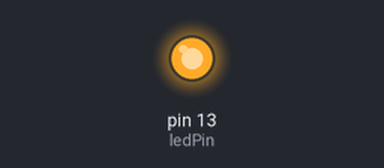
This sketch was run on a simulated Arduino Uno, built with avr-gcc and run on an emulated ATmega328P. Shown: output pins drawn as LEDs (lit = HIGH). EEPROM starts erased; what the sketch prints to the serial monitor is not drawn.

Above: at 1.5 s.
At 6.0 s:
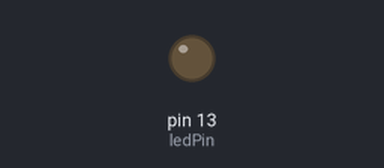
Timing chart, 0 to 7.7 s (numbered marks = the images above):
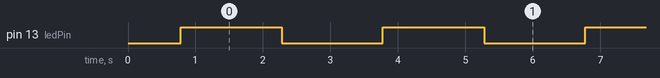

Measured:
- by itself, pin 13 (ledPin): alternates HIGH for 1.5 s and LOW for 1.5 s

The sketch:

grblWrite_BuildInfo.ino
```cpp
// (licence header left out)
#include <avr/pgmspace.h>
#include <EEPROM.h>

#define SERIAL_BAUD_RATE 115200
#define LINE_LENGTH 80U    // Grbl line length
#define BYTE_LOCATION 942U // Grbl build info EEPROM address.


// ----- CHANGE THIS LINE -----

char build_info_line[LINE_LENGTH] = "Testing123.";

// -----------------------------


uint8_t status = false;
int ledPin = 13;                 // LED connected to digital pin 13

void setup() {
  Serial.begin(SERIAL_BAUD_RATE);
  delay(500);

  uint32_t address = BYTE_LOCATION;
  uint32_t size = LINE_LENGTH;
  char *write_pointer = (char*)build_info_line;
  uint8_t write_checksum = 0;
  for (; size>0; size--) {
    write_checksum = (write_checksum << 1) || (write_checksum >> 7);
    write_checksum += *write_pointer;
    EEPROM.put(address++, *(write_pointer++));
  }
  EEPROM.put(address,write_checksum);

  Serial.print(F("-> Writing line to EEPROM: '"));
  Serial.print(build_info_line);
  Serial.print(F("'\n\r-> Write checksum: "));
  Serial.println(write_checksum,DEC);

  size = LINE_LENGTH;
  address = BYTE_LOCATION;
  uint8_t data = 0;
  char read_line[LINE_LENGTH];
  char *read_pointer = (char*)read_line;
  uint8_t read_checksum = 0;
  uint8_t stored_checksum = 0;
  for(; size > 0; size--) {
    data = EEPROM.read(address++);
    read_checksum = (read_checksum << 1) || (read_checksum >> 7);
    read_checksum += data;
    *(read_pointer++) = data;
  }
  stored_checksum = EEPROM.read(address);

  Serial.print(F("<- Reading line from EEPROM: '"));
  Serial.print(read_line);
  Serial.print("'\n\r<- Read checksum: ");
  Serial.println(read_checksum,DEC);

  if ((read_checksum == write_checksum) && (read_checksum == stored_checksum)) {
    status = true;
    Serial.print(F("SUCCESS! All checksums match!\r\n"));
  } else {
    if (write_checksum != stored_checksum) {
      Serial.println(F("ERROR! Write and stored EEPROM checksums don't match!"));
    } else {
      Serial.println(F("ERROR! Read and stored checksums don't match!"));
    }
  }
  pinMode(ledPin, OUTPUT);      // sets the digital pin as output
}

void loop() {
  // Blink to let user know EEPROM write status.
  // Slow blink is 'ok'. Fast blink is an 'error'.
  digitalWrite(ledPin, HIGH);   // sets the LED on
  if (status) { delay(1500); } // Slow blink
  else { delay(100); } // Rapid blink
  digitalWrite(ledPin, LOW);    // sets the LED off
  if (status) { delay(1500); }
  else { delay(100); }
}
```
